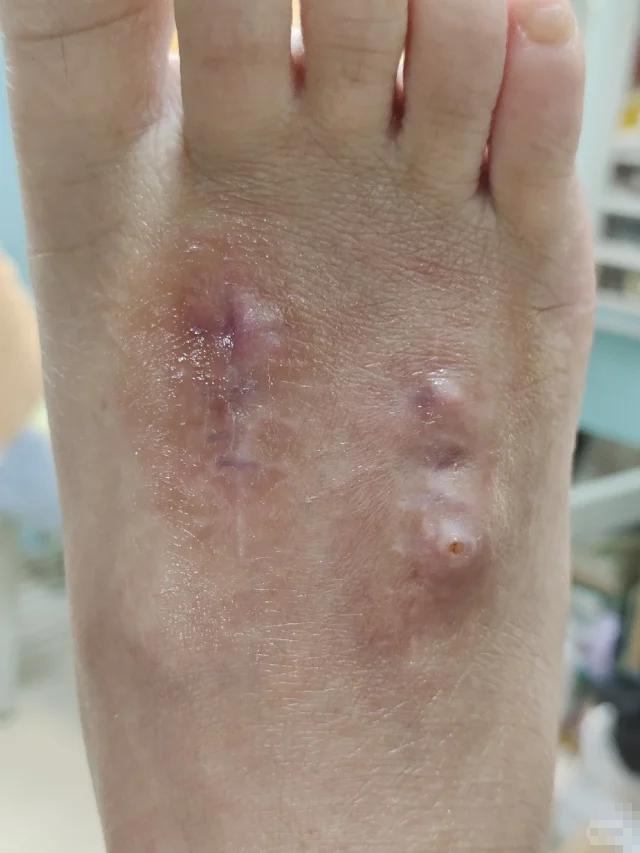
#> input picture src/app/examples/237.jpg, 640 x 853 px
$ python -i ocr.py   (imports and definitions only)
#> lines starting #> are read from the running program, lines starting #| are printed output that depends on the picture
"""Text and watermark detection with easyocr.

Boxes are stored in original-image pixel coordinates so Phase 3 can measure how
much Grad-CAM mass falls on text regions.
"""
from pathlib import Path

import numpy as np
from PIL import Image, ImageOps

MAX_SIDE = 1280  # downscale very large images for speed, boxes are rescaled back


def ocr_image(reader, im: Image.Image, max_side: int = MAX_SIDE) -> list[dict]:
    """Detections for one RGB image (already EXIF-transposed), boxes in its pixels.
    Shared by the offline audit and the inference pipeline. OCR runs on a copy whose
    long side is at most `max_side`; boxes are mapped back to full resolution."""
    scale = min(1.0, max_side / max(im.size))
    if scale < 1.0:
        im = im.resize((round(im.width * scale), round(im.height * scale)), Image.BILINEAR)
    dets = []
    for box, text, conf in reader.readtext(np.asarray(im)):
        box = np.asarray(box, dtype=float) / scale
        x0, y0 = box.min(axis=0)
        x1, y1 = box.max(axis=0)
        dets.append({"text": text, "conf": float(conf), "bbox": [float(x0), float(y0), float(x1), float(y1)]})
    return dets


def run_ocr(paths: list[Path], langs=("ch_sim", "en"), gpu: bool = True) -> list[list[dict]]:
    import easyocr

    reader = easyocr.Reader(list(langs), gpu=gpu, verbose=False)
    out = []
    for p in paths:
        with Image.open(p) as im:
            out.append(ocr_image(reader, ImageOps.exif_transpose(im).convert("RGB")))
    return out


def text_area_fraction(dets: list[dict], width: int, height: int, min_conf: float) -> float:
    """Fraction of image pixels covered by the union of confident text boxes."""
    mask = np.zeros((height, width), dtype=bool)
    for d in dets:
        if d["conf"] < min_conf:
            continue
        x0, y0, x1, y1 = (int(round(v)) for v in d["bbox"])
        mask[max(0, y0):min(height, y1), max(0, x0):min(width, x1)] = True
    return float(mask.mean())


def merge_passes(passes: list[list[list[dict]]]) -> list[list[dict]]:
    """Concatenate detections from several language passes (easyocr cannot load
    ch_sim and ru in one reader). Overlapping boxes are kept, area is computed on
    the union mask so duplicates do not inflate it."""
    return [sum(per_image, []) for per_image in zip(*passes)]


def orange_redaction_boxes(path: Path, min_area_frac: float = 0.015, max_area_frac: float = 0.06,
                           min_aspect: float = 2.5, max_aspect: float = 4.5) -> list[list[float]]:
    """Detect the solid orange rectangles (with pixelated text inside) that appear
    on many images. Returns bboxes of orange connected components that are
    roughly rectangular (fill ratio of the bounding box above 0.6).

    The size and aspect limits match the overlay's fixed shape (about 3.3% of the
    image, aspect about 2.9). They were added in Phase 3 after a review of every
    detection: without them the detector also fired on a wooden floor, an orange
    blanket, a cloth edge, a floor patch and a region of skin (5 of 37 images)."""
#> called with path = '../app/examples/237.jpg', min_area_frac = 0.015, max_area_frac = 0.06, min_aspect = 2.5, max_aspect = 4.5
    with Image.open(path) as im:
#> im is the input picture: PIL image 640x853 RGB; mean R, G, B 157, 139, 125.9
        return orange_boxes_in_image(ImageOps.exif_transpose(im).convert("RGB"), min_area_frac, max_area_frac,
                                     min_aspect, max_aspect)


def orange_boxes_in_image(im: Image.Image, min_area_frac: float = 0.015, max_area_frac: float = 0.06,
                          min_aspect: float = 2.5, max_aspect: float = 4.5) -> list[list[float]]:
    """Same detector as `orange_redaction_boxes`, for an in-memory RGB image."""
#> called with min_area_frac = 0.015, max_area_frac = 0.06, min_aspect = 2.5, max_aspect = 4.5
    from scipy import ndimage

    hsv = np.asarray(im.convert("HSV")).astype(int)
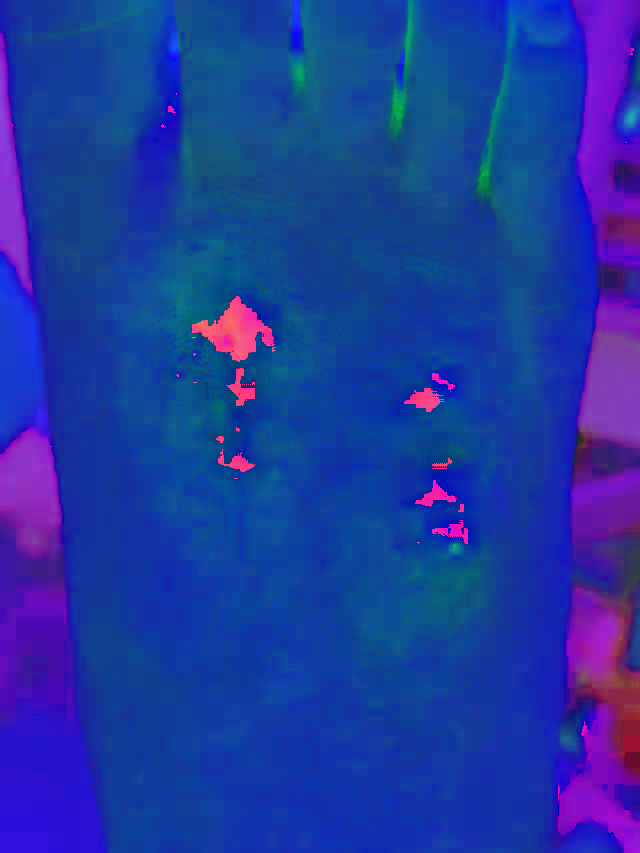
#> hsv: shape (853, 640, 3) int64; mean R, G, B 30.7, 56.8, 159
    h, s, v = hsv[..., 0], hsv[..., 1], hsv[..., 2]
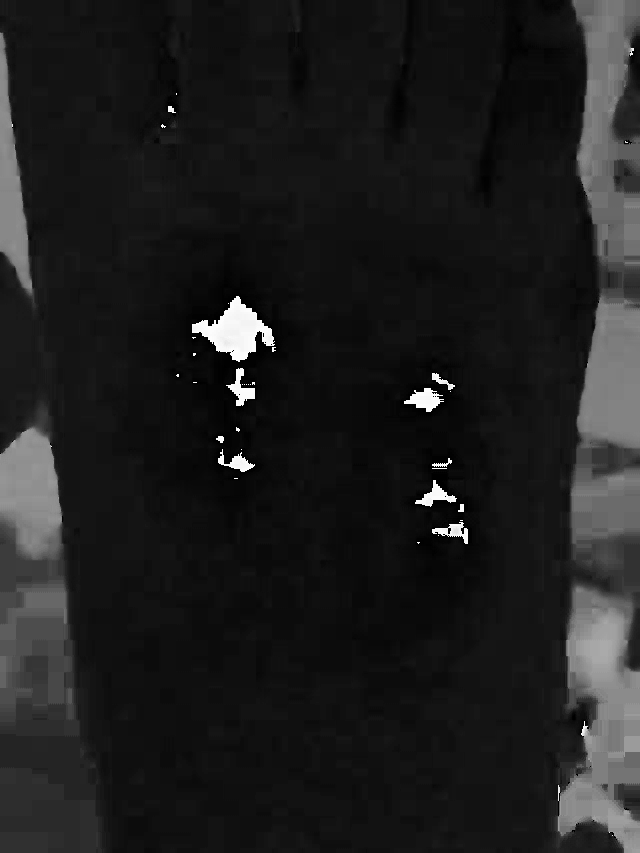
#> h: shape (853, 640) int64; min 0, max 254, mean 30.7
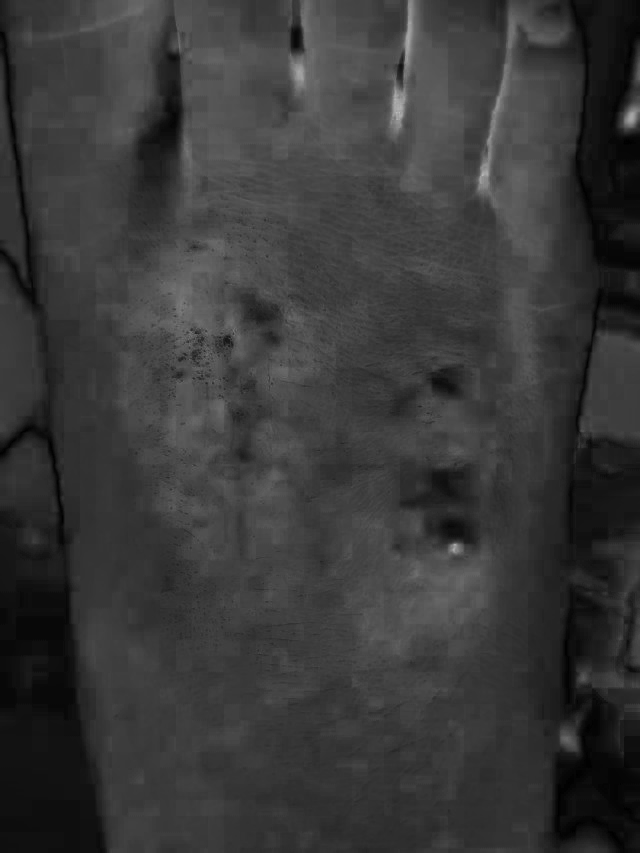
#> s: shape (853, 640) int64; min 0, max 189, mean 56.8
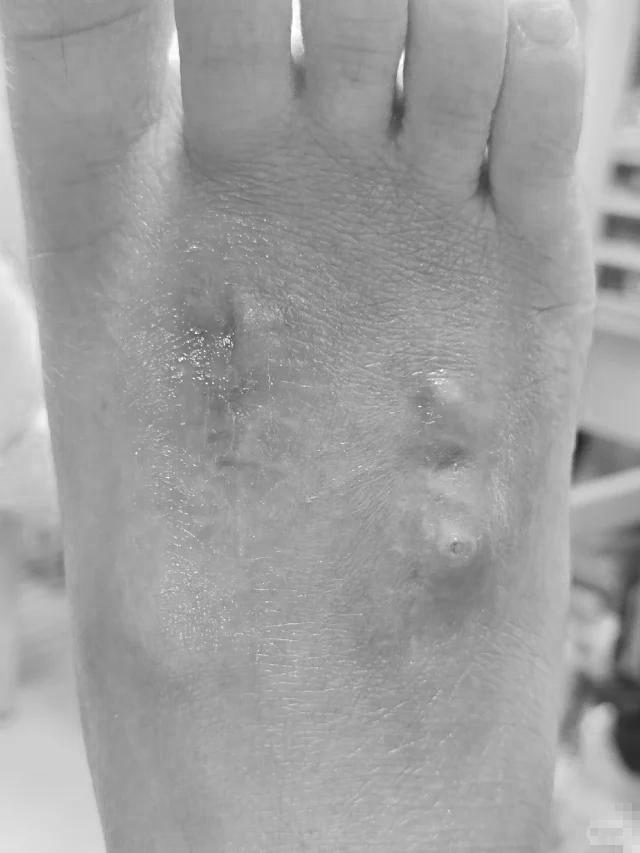
#> v: shape (853, 640) int64; min 40, max 255, mean 159
    # PIL hue is 0..255; the overlay orange sits around 20..30 with high saturation
    mask = (h >= 15) & (h <= 32) & (s >= 150) & (v >= 180)
#> mask: shape (853, 640) bool; every value is 0
    mask = ndimage.binary_closing(mask, iterations=3)
    lab, n = ndimage.label(mask)
#> lab: shape (853, 640) int32; every value is 0
#> n = 0
    boxes = []
    for sl in ndimage.find_objects(lab):
        hh, ww = sl[0].stop - sl[0].start, sl[1].stop - sl[1].start
        area = hh * ww
        if not (min_area_frac * mask.size <= area <= max_area_frac * mask.size) or not (
                min_aspect * hh <= ww <= max_aspect * hh):
            continue
        fill = mask[sl].mean()
        if fill > 0.6:
            boxes.append([float(sl[1].start), float(sl[0].start), float(sl[1].stop), float(sl[0].stop)])
#> this loop made 0 passes
#> after the loop, boxes = []
    return boxes

>>> result = orange_redaction_boxes('../app/examples/237.jpg')
#> result = []

$ run again, on src/app/examples/282.jpg
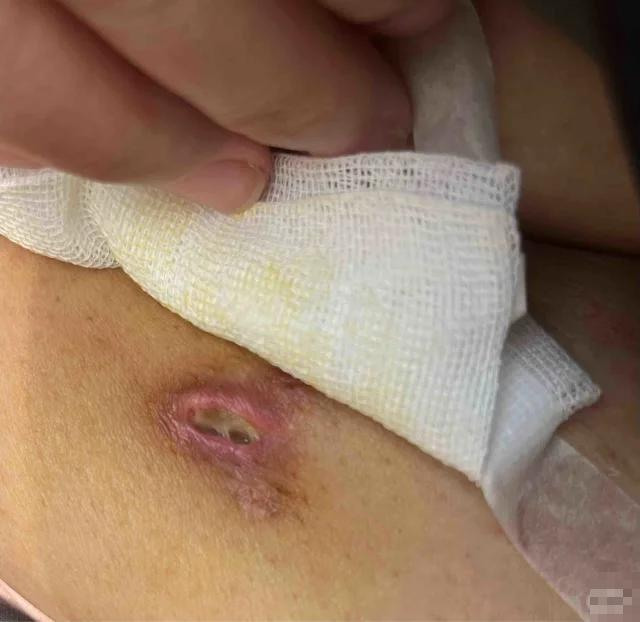
#> input picture src/app/examples/282.jpg, 640 x 622 px
#> in orange_redaction_boxes, im is the input picture: PIL image 640x622 RGB; mean R, G, B 148.6, 121, 99.2
#> in orange_boxes_in_image, `h, s, v = hsv[..., 0], hsv[..., 1], hsv[..., 2]`:
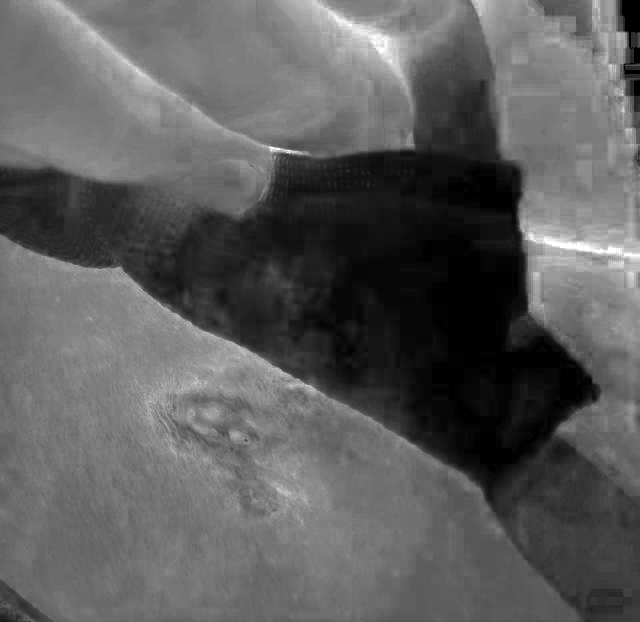
#> s: shape (622, 640) int64; min 0, max 255, mean 92.8
#> in orange_boxes_in_image, `h, s, v = hsv[..., 0], hsv[..., 1], hsv[..., 2]`:
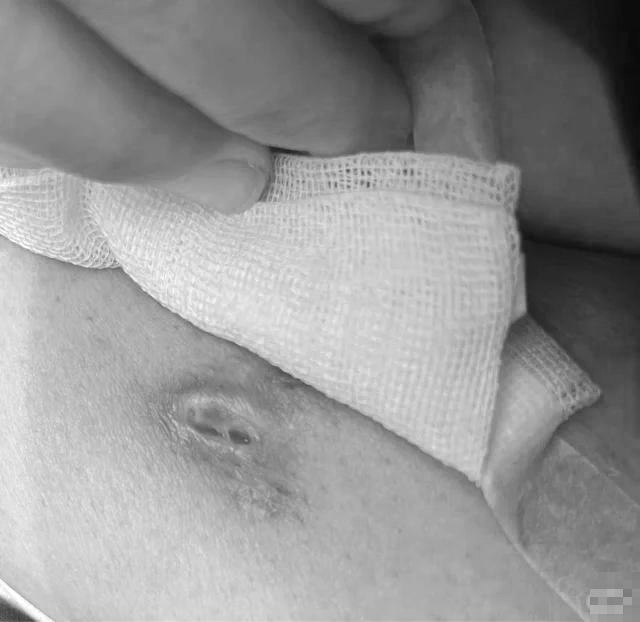
#> v: shape (622, 640) int64; min 10, max 255, mean 148.8
#> mask: shape (622, 640) bool; every value is 0
#> lab: shape (622, 640) int32; every value is 0
#> n = 0
#> after the loop in orange_boxes_in_image, `for sl in ndimage.find_objects(lab):`: boxes = []

$ run again, on src/app/examples/30.jpg
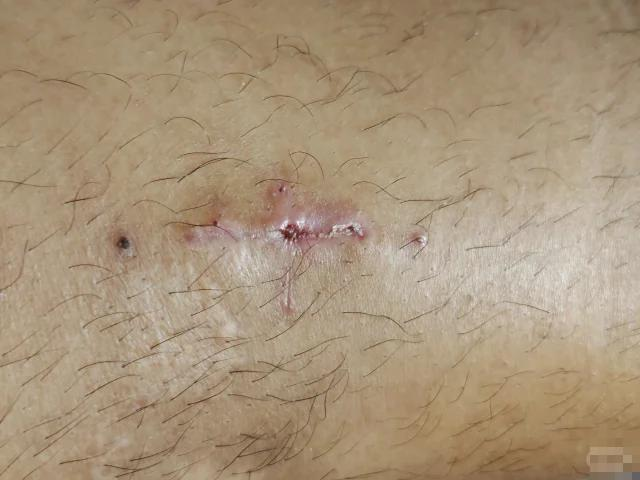
#> input picture src/app/examples/30.jpg, 640 x 480 px
#> in orange_redaction_boxes, im is the input picture: PIL image 640x480 RGB; mean R, G, B 168.6, 148.6, 122
#> in orange_boxes_in_image, `h, s, v = hsv[..., 0], hsv[..., 1], hsv[..., 2]`:
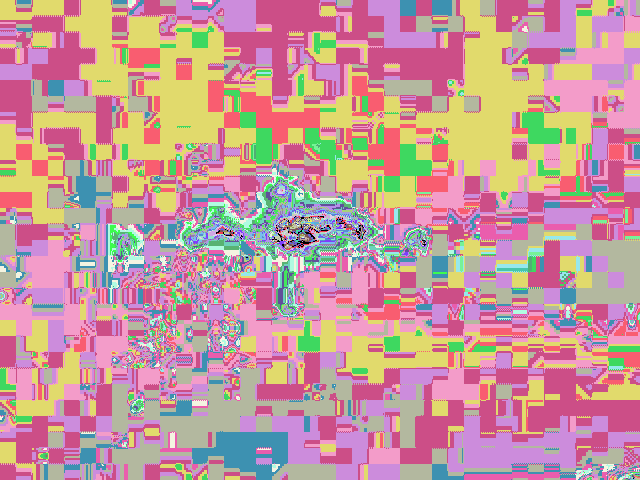
#> h: shape (480, 640) int64; 75 distinct labels, from 0 to 254; one colour per label, 0 black
#> in orange_boxes_in_image, `h, s, v = hsv[..., 0], hsv[..., 1], hsv[..., 2]`:
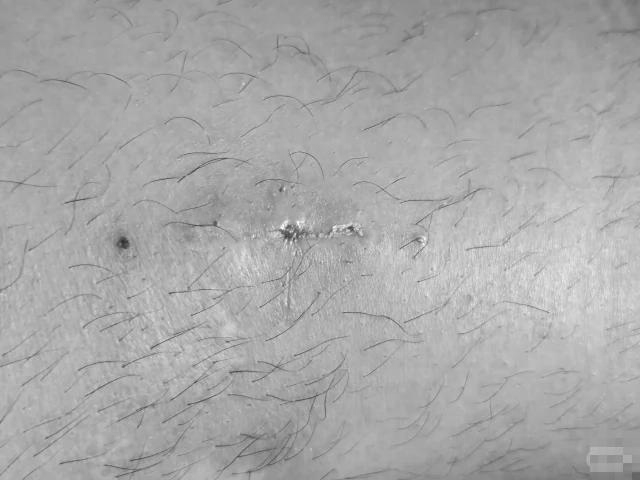
#> v: shape (480, 640) int64; min 45, max 255, mean 168.6
#> mask: shape (480, 640) bool; every value is 0
#> lab: shape (480, 640) int32; every value is 0
#> n = 0
#> after the loop in orange_boxes_in_image, `for sl in ndimage.find_objects(lab):`: boxes = []
